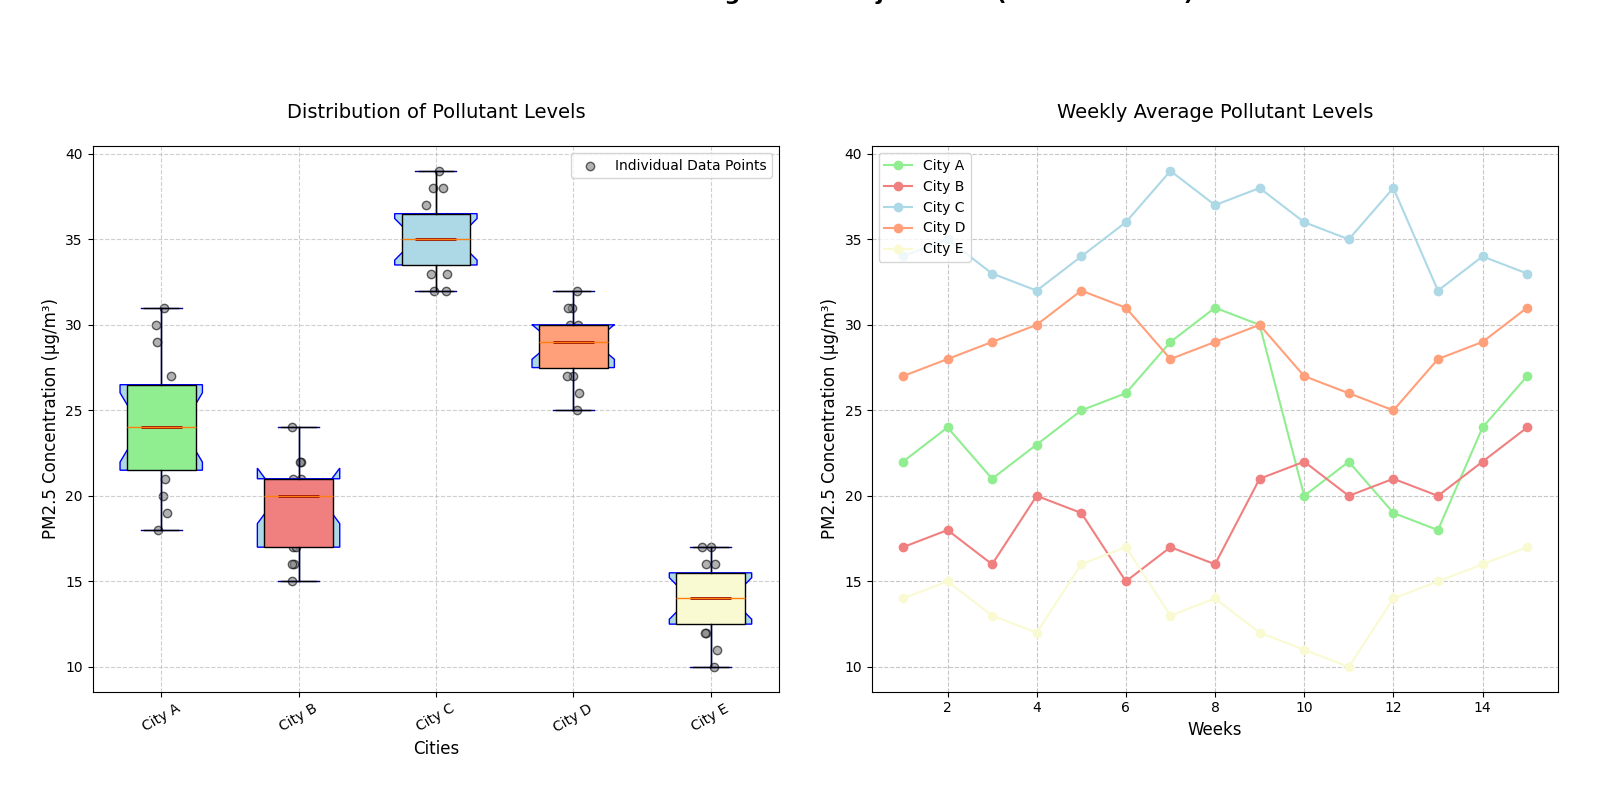

This figure's Python source:
import matplotlib.pyplot as plt
import numpy as np

# Backstory: A local environmental agency is monitoring the levels of different pollutants in five major cities. 
# The data collected over a six-month period illustrates the variability and distribution of these pollutants.

# Pollutant data for each city (PM2.5 concentration in µg/m³)
pollutants_data = {
    "City A": [22, 24, 21, 23, 25, 26, 29, 31, 30, 20, 22, 19, 18, 24, 27],
    "City B": [17, 18, 16, 20, 19, 15, 17, 16, 21, 22, 20, 21, 20, 22, 24],
    "City C": [34, 35, 33, 32, 34, 36, 39, 37, 38, 36, 35, 38, 32, 34, 33],
    "City D": [27, 28, 29, 30, 32, 31, 28, 29, 30, 27, 26, 25, 28, 29, 31],
    "City E": [14, 15, 13, 12, 16, 17, 13, 14, 12, 11, 10, 14, 15, 16, 17]
}

# Convert pollutant data into a list format suitable for plotting
data = [pollutants_data[city] for city in pollutants_data]
cities = list(pollutants_data.keys())

# Create the box plot with additional subplot line plot for average pollutant levels over months
fig, ax = plt.subplots(1, 2, figsize=(16, 8))
fig.suptitle('Pollutant Level Monitoring Across Major Cities (Last 6 Months)', fontsize=16, weight='bold', y=1.02)

# Box plot
ax[0].boxplot(data, patch_artist=True, notch=True, vert=True, widths=0.6,
              boxprops=dict(facecolor='lightblue', color='blue'),
              whiskerprops=dict(color='darkblue'), capprops=dict(color='darkblue'),
              medianprops=dict(color='darkred', linewidth=2))

# Colors for each city’s box plot
colors = ['lightgreen', 'lightcoral', 'lightblue', 'lightsalmon', 'lightgoldenrodyellow']
for patch, color in zip(ax[0].boxplot(data, patch_artist=True)['boxes'], colors):
    patch.set_facecolor(color)

# Add individual data points for better visualization
for i, city_data in enumerate(data, start=1):
    x_values = np.full(len(city_data), i) + np.random.normal(0, 0.04, size=len(city_data))
    ax[0].scatter(x_values, city_data, alpha=0.6, color='gray', edgecolor='k', label='Individual Data Points' if i == 1 else "")

ax[0].set_title('Distribution of Pollutant Levels', fontsize=14, pad=20)
ax[0].set_xlabel('Cities', fontsize=12)
ax[0].set_ylabel('PM2.5 Concentration (µg/m³)', fontsize=12)
ax[0].set_xticks(np.arange(1, len(cities) + 1))
ax[0].set_xticklabels(cities, rotation=30)
ax[0].grid(True, linestyle='--', alpha=0.6)
ax[0].legend(loc='upper right')

# Average pollutant levels line plot
months = np.arange(1, 16)  # Assuming data points refer to weeks
average_levels = [np.mean(data[i]) for i in range(len(data))]
for i, city in enumerate(cities):
    ax[1].plot(months, data[i], label=city, marker='o', color=colors[i])

ax[1].set_title('Weekly Average Pollutant Levels', fontsize=14, pad=20)
ax[1].set_xlabel('Weeks', fontsize=12)
ax[1].set_ylabel('PM2.5 Concentration (µg/m³)', fontsize=12)
ax[1].legend(loc='upper left', fontsize=10)
ax[1].grid(True, linestyle='--', alpha=0.7)

# Tight layout to avoid overlapping
plt.tight_layout(pad=3.0)

# Show plot
plt.show()
